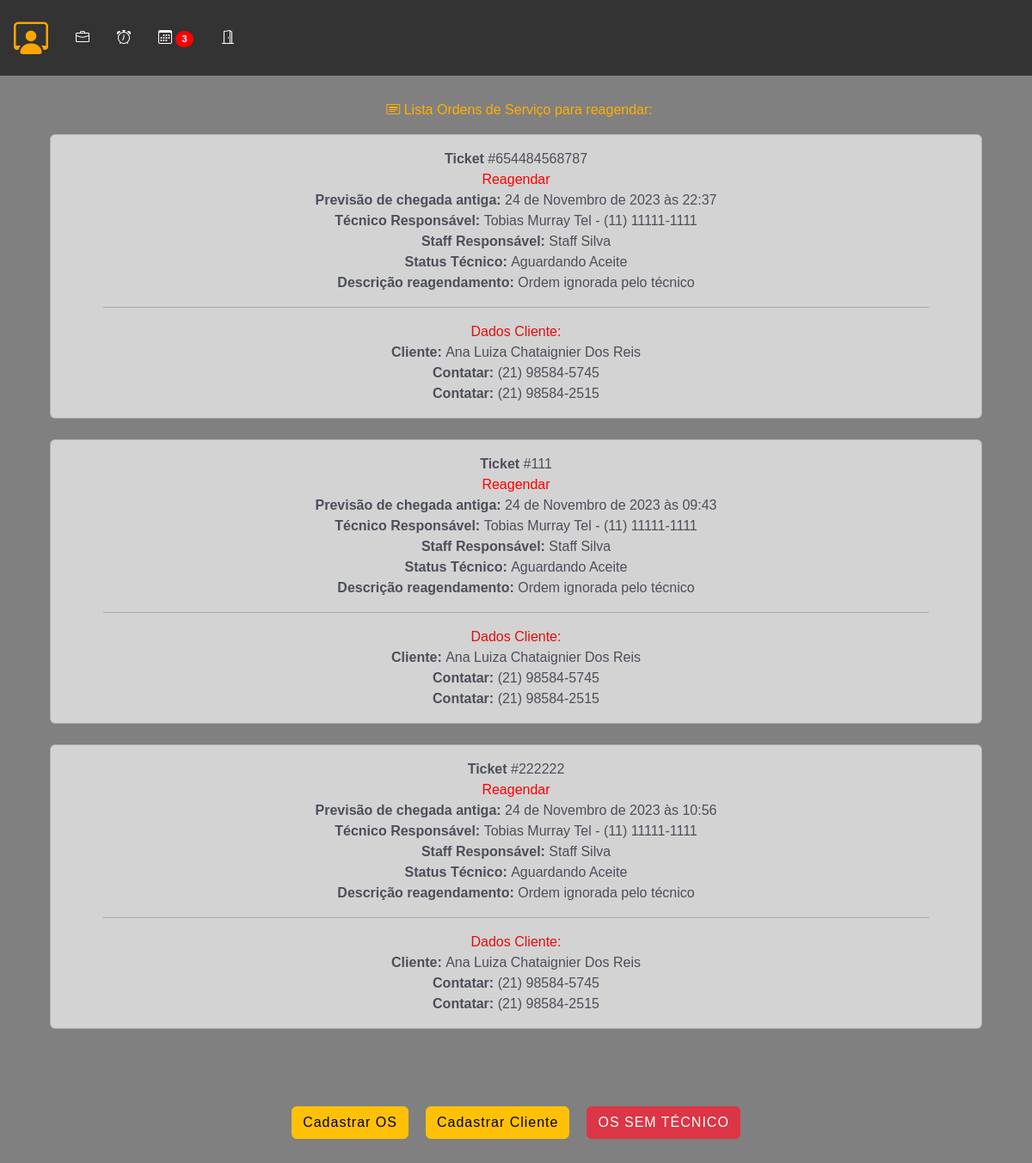
Screenshot of /staff/reagendar_staff/ (signed in) with the database file from the repository.
### staff/models.py (models this page shows, shortened)
class OrdemDeServico(models.Model):
    ticket = models.CharField(max_length=200, unique=True)
    tecnico = models.ForeignKey(
        CustomUser,
        on_delete=models.CASCADE,
        related_name="ordens_técnico",
        null=True,
        default=None,
    )
    staff = models.ForeignKey(
        CustomUser, on_delete=models.CASCADE, related_name="ordens_staff"
    )
    descricao = models.TextField(max_length=600)
    previsao_chegada = models.DateTimeField(editable=True)
    previsao_execucao = models.DateTimeField(editable=True)
    material = models.CharField(max_length=100, validators=[MinLengthValidator(3)])
    equipamento = models.CharField(max_length=100, validators=[MinLengthValidator(3)])
    data_criacao = models.DateTimeField(auto_now_add=True)
    cliente = models.ForeignKey(Cliente, on_delete=models.CASCADE)
    endereco = models.ForeignKey(Endereco, on_delete=models.CASCADE)
    contrato = models.CharField(max_length=700, null=True, blank=True)
    atividade = models.CharField(max_length=50, choices=ACTIVITY_CHOICES)
    status_tecnico = models.CharField(max_length=50, choices=TECNICAL_CHOICES)
    status = models.CharField(
        max_length=10, choices=STATUS_CHOICES, default="Aguardando"
    )
    atraso_em_minutos = models.CharField(max_length=50, choices=ATRASO_CHOICES)
    atraso_descricao = models.TextField(max_length=400)
    descricao_reagendamento = models.TextField(max_length=400)
    vezes_reagendada = models.IntegerField(default=0)
    aceite = models.BooleanField(default=False)

class Cliente(models.Model):
    nome = models.CharField(max_length=50, validators=[MinLengthValidator(3)])
    rg = models.CharField(max_length=12, validators=[MinLengthValidator(3)])
    telefone1 = models.CharField(max_length=15, validators=[MinLengthValidator(3)])
    telefone2 = models.CharField(max_length=15, validators=[MinLengthValidator(3)])
    def __str__(self):
        return self.nome

### authentication/models.py (models this page shows, shortened)
class CustomUser(AbstractUser):
    telefone = models.CharField(max_length=15, null=False)
    endereco = models.ForeignKey(
        Endereco, on_delete=models.CASCADE, null=True, default=None
    )
    foto = models.ImageField(upload_to="img/perfil_user/", null=True, blank=True)
    email = models.EmailField(unique=True)

### staff/views.py (the view)
# urls.py: path("reagendar_staff/", views.reagendar_staff, name="reagendar_staff"),
@user_passes_test(is_staff)
def reagendar_staff(request):
    try:
        staff = request.user
        avisos = calcula_atraso_reagendamento(staff)
        ordens_reagendar = OrdemDeServico.objects.filter(
            staff=staff,
            status="Reagendar",
        )
        return render(
            request,
            "reagendar_staff.html",
            {
                "ordens_reagendar": ordens_reagendar,
                "staff": staff,
                **avisos,
            },
        )
    except Exception as e:
        return render(request, "error.html", {"error_message": str(e)})

### main/helpers.py (called while the page is built)
def is_staff(user):
    return user.groups.filter(name="Staff").exists()

### staff/helpers.py (called while the page is built)
def calcula_atraso_reagendamento(user):
    try:
        ordens_em_atraso = OrdemDeServico.objects.filter(
            staff=user,
            atraso_em_minutos__isnull=False,
            status__in=["Atenção", "Urgente", "Aguardando"],
            atraso_em_minutos__gt=0,
        )
        ordens_reagendar = OrdemDeServico.objects.filter(
            staff=user,
            status="Reagendar",
        )
        total_reagendar = len(ordens_reagendar)
        atrasos = len(ordens_em_atraso)
        return {"atrasos": atrasos, "total_reagendar": total_reagendar}
    except Exception as e:
        print(f"Erro ao calcular aviso: {e}")
        return {"atrasos": 0, "total_reagendar": 0}

### staff/templates/reagendar_staff.html (shortened to what this page needs)
{% extends "base_staff.html" %}
{%load static%}
{% block rest %}
<body>
    <br>
    <section id="lista_oc_scr">
        <div class="container">
            <div id="oc_lista">
                <label class="mt-1 mb-2 ms-2 font-medium color04 color-yellow"><i class="bi bi-bi bi-card-heading"></i> Lista Ordens de Serviço para reagendar:</label>
              <div class="tab-pane fade show active" id="pills-01" role="tabpanel" aria-labelledby="pills-home-tab" tabindex="0">
              {% if ordens_reagendar %}
                {% for ordem in ordens_reagendar %}
                <a href="{% url 'update_reagendar' ordem.id %}">
                <div class="card text-center mx-auto">
                    <div class="card-body">
                        <div class="row">
                            <div class="col-9 col-md-11 mx-auto" >
                                <div class="oc_l_nome font-medium color04"><b>Ticket</b> #{{ ordem.ticket }}</div>
                                <div class="oc_l_status font-medium {% if ordem.status == 'Urgente' %}color-red{% elif ordem.status == 'Atenção' %}color-yellow{% elif ordem.status == 'Aguardando' %}color-blue{% elif ordem.status == 'Concluído' %}color-green{% elif ordem.status == 'Reagendar' %}color-red{% endif %}">{{ ordem.status }}</div>
                                <div class="oc_l_data color04 font-dark"><b>Previsão de chegada antiga: </b>{{ ordem.previsao_chegada }}</div>
                                <div class="oc_l_data color04 font-dark"><b>Técnico Responsável: </b>{{ ordem.tecnico.first_name }} {{ ordem.tecnico.last_name }} Tel - {{ordem.tecnico.telefone}}</div>
                                <div class="oc_l_data color04 font-dark"><b>Staff Responsável: </b>{{ ordem.staff.first_name }} {{ ordem.staff.last_name }}</div>
                                <div class="oc_l_data color04 font-dark"><b>Status Técnico: </b>{{ ordem.status_tecnico }}</div>
                                <div class="oc_l_data color04 font-dark"><b>Descrição reagendamento: </b>{{ ordem.descricao_reagendamento}}</div>
                                <hr>
                                <div class="oc_l_nome font-medium color05">Dados Cliente:</div>
                                <div class="oc_l_data color04 font-dark"><b>Cliente: </b>{{ ordem.cliente }}</div>
                                <div class="oc_l_data color04 font-dark"><b>Contatar: </b>{{ ordem.cliente.telefone1 }}</div>
                                <div class="oc_l_data color04 font-dark"><b>Contatar: </b>{{ ordem.cliente.telefone2 }}</div>
                            </div>
                        </div>
                    </div>
                </div>
                <br>
            </a>
            {% endfor %}
            {% endif %}
              </div>
</body>
</html>
{% endblock %}

### main/templates/static/assets/css/app_mamminfo.css (style rules this page uses)
html { font-family: 'Noto', sans-serif;background: #ced0dc; }
.font-medium { font-family: 'NotoMedium', sans-serif;font-weight: 400; }
.color04 { color: #4c4f5a; }
.color05 { color: #e10f0f; }
section { height: auto;min-height: 90vh;max-width: 100vw;width: 100%; }
#oc_lista { padding-bottom: 72px; }
#oc_lista .tab-pane { padding: 8px 16px; }

### rows the page displays
OrdemDeServico: ticket "654484568787", status "Reagendar", previsao_chegada "24 de Novembro de 2023 às 22:37", tecnico.first_name "Tobias", tecnico.last_name "Murray", tecnico.telefone "(11) 11111-1111", staff.first_name "Staff", staff.last_name "Silva", status_tecnico "Aguardando Aceite", descricao_reagendamento "Ordem ignorada pelo técnico", cliente "Ana Luiza Chataignier Dos Reis", cliente.telefone1 "(21) 98584-5745", cliente.telefone2 "(21) 98584-2515"
OrdemDeServico: ticket "111", status "Reagendar", previsao_chegada "24 de Novembro de 2023 às 09:43", tecnico.first_name "Tobias", tecnico.last_name "Murray", tecnico.telefone "(11) 11111-1111", staff.first_name "Staff", staff.last_name "Silva", status_tecnico "Aguardando Aceite", descricao_reagendamento "Ordem ignorada pelo técnico", cliente "Ana Luiza Chataignier Dos Reis", cliente.telefone1 "(21) 98584-5745", cliente.telefone2 "(21) 98584-2515"
OrdemDeServico: ticket "222222", status "Reagendar", previsao_chegada "24 de Novembro de 2023 às 10:56", tecnico.first_name "Tobias", tecnico.last_name "Murray", tecnico.telefone "(11) 11111-1111", staff.first_name "Staff", staff.last_name "Silva", status_tecnico "Aguardando Aceite", descricao_reagendamento "Ordem ignorada pelo técnico", cliente "Ana Luiza Chataignier Dos Reis", cliente.telefone1 "(21) 98584-5745", cliente.telefone2 "(21) 98584-2515"

### other values shown
{{ total_reagendar }} "3"
